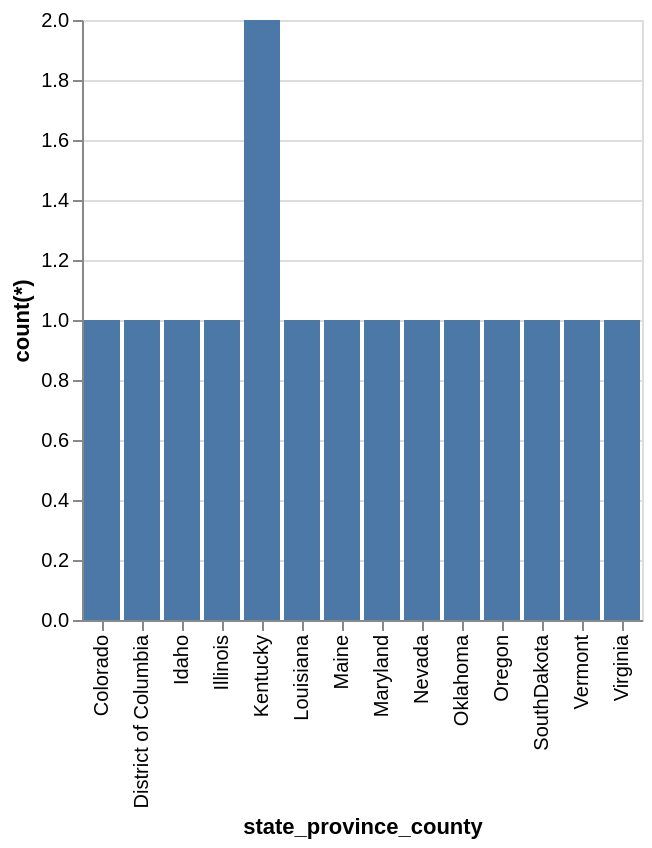

Express this chart as Vega-Lite.
### Vega-Lite specification from a JSON file in a GitHub repository (floating-point values rounded to 4 significant figures)
{"data": {"values": [{"x_data": "Colorado", "y_data": 1}, {"x_data": "District of Columbia", "y_data": 1}, {"x_data": "Idaho", "y_data": 1}, {"x_data": "Illinois", "y_data": 1}, {"x_data": "Kentucky", "y_data": 2}, {"x_data": "Louisiana", "y_data": 1}, {"x_data": "Maine", "y_data": 1}, {"x_data": "Maryland", "y_data": 1}, {"x_data": "Nevada", "y_data": 1}, {"x_data": "Oklahoma", "y_data": 1}, {"x_data": "Oregon", "y_data": 1}, {"x_data": "SouthDakota", "y_data": 1}, {"x_data": "Vermont", "y_data": 1}, {"x_data": "Virginia", "y_data": 1}]}, "mark": "bar", "encoding": {"x": {"field": "x_data", "type": "nominal", "title": "state_province_county", "sort": "ascending"}, "y": {"field": "y_data", "type": "quantitative", "title": "count(*)"}}}
